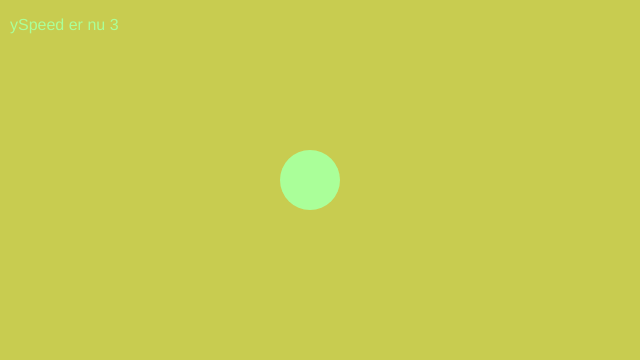
Frame 1 (no input)
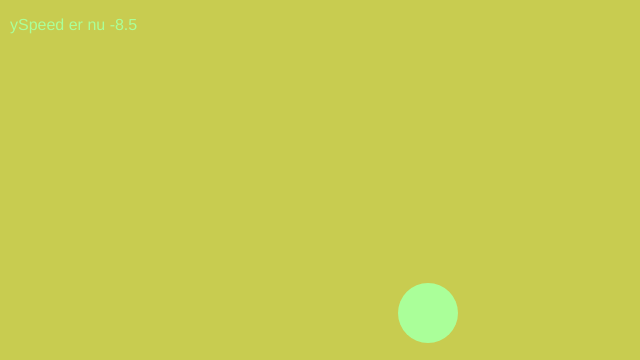
Frame 60 (no input)
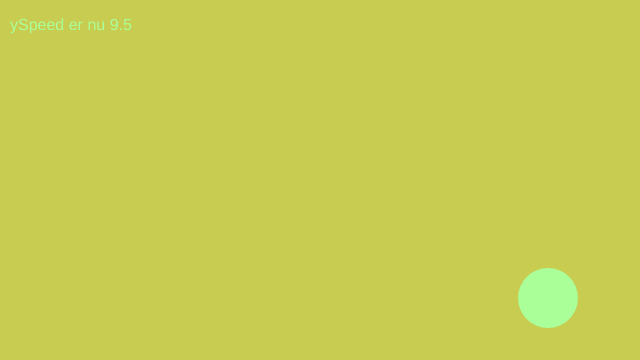
Frame 120 (the mouse pressed at the canvas centre since frame 60)

The p5.js sketch that drew these frames (run headless with seeded random() and noise() and a simulated clock; from frame 60 on, the mouse is pressed at the canvas centre):

// p5.js sketch
// ── sketch.js
/*
 * Øvelse 3 med programmering og med p5.js: Musebegivenheder
 *
 * Der er opgaver nederst i denne fil
 *
 * Denne kode og forløbet som helhed er inspireret af 
 * Daniel Shiffman på Youtube-kanalen "The Coding Train"
 * Tilpasset til gymnasiebrug af Simon Moe og Erik Lund
*/

var x = 310;
var y = 180;
var xSpeed = 1 ;
var ySpeed = 2;
var radius = 30;
var gr = 204;
var g = 1;
var f = 0.5;

function setup() {
    createCanvas(640, 360);
}

function draw() {
    background(200,gr,80);
    if (dist(x, y, mouseX, mouseY) < radius) {
        fill('#f9a')
    } else {
        fill('#af9');
    }
    noStroke();
    ellipse(x, y, 2*radius, 2*radius);
    x += xSpeed; x += xSpeed;
    y += ySpeed; 
    y += ySpeed; 
    if (x < radius || x > 640-radius) {xSpeed = -xSpeed;}
    if (y < radius || y > 360-radius) {
        ySpeed = -ySpeed;
        ySpeed += f;
    } else {
        ySpeed += g;
    }
    textSize(16);
    text("ySpeed er nu " + ySpeed, 10, 30); 
}

function mouseClicked() {
    xSpeed = (mouseX - x) / 64;
    ySpeed = (mouseY - y) / 36;
    gr = floor(random(100, 255));
}


/*
OPGAVER:

Her har jeg introduceret flere ting: En ny funktion, som kaldes når 
man klikker med musen, en tekst i øverste venstre hjørne, samt et 
if-else-statement der får cirklen til at skifte farve. Prøv tingene
af og find ud af hvordan de virker. Dernæst:

1) Undersøg i Reference hvad metoderne dist() og random() gør.
   Prøv at ændre tallene inde i parentesen i linje 38. Prøv at lave
   variabler som styrer boldens farve, og lad dem ændre sig når der
   klikkes med musen

2) Få programmet til at tegne en trekant, der følger musen. Prøv at
   få trekanten til at ændre farve, hver gang der klikkes,
   uden at cirklen ændrer farve. Det kræver nogle flere variabler...

3) Undersøg betydningen af om linjen der tegner trekanten står før
   eller efter linjen der tegner cirklen, når de passerer hinanden.
   
4) Lav programmet om sådan at at cirklen står stille nede i nederste 
   højre hjørne, og sørg for at den virker som "affyringsknap",
   sådan at når man trykker på den, så skydes der en anden figur 
   (cirkel, trekant eller hvad du nu synes) afsted fra bunden og
   opad i en tilfældig vinkel. Det vil sige, at du inde i 
   mouseClicked()-funktionen må teste, om musen er over knappen
   eller ej, når der klikkes (brug dist() som før), og du må sørge
   for at give figuren en fornuftig hastighed. Skriv i toppen af
   canvas hvor mange figurer du har skudt af
   
5) Find selv på andre ting, du kan gøre med museklik og knapper i
   din sketch

*/
